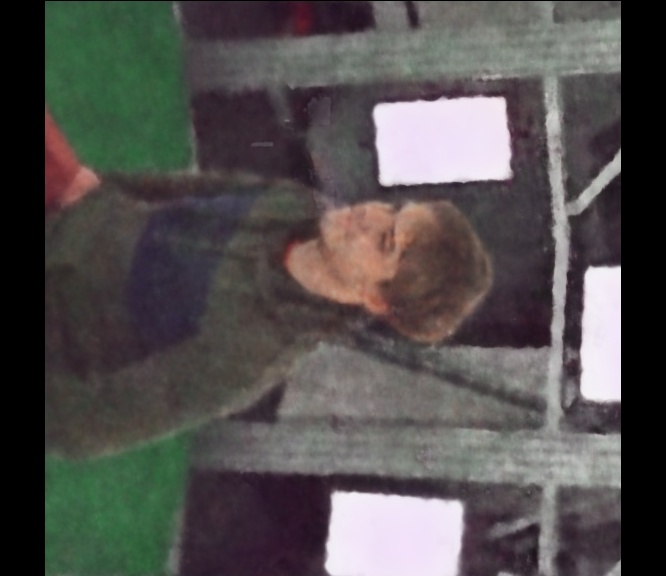
#> input picture rotate/eval/C0000.jpg, 666 x 576 px; its folder holds 4 pictures in this run
$ python rotate.py
#> lines starting #> are read from the running program, lines starting #| are printed output that depends on the picture
import cv2
import os

# Define input and output paths
input_folder = "eval"
output_folder = "eval"
angle = 90  # Rotation angle (90, 180, 270)

def rotate_image(image_path, output_path, angle):
    # Load the image
#> called with image_path = 'eval/C0000.jpg', output_path = 'eval/C0000.jpg', angle = 90
    image = cv2.imread(image_path)
#> image is the input picture: shape (576, 666, 3); mean B, G, R 78.9, 79.9, 83.2
    if image is None:
        print(f"Error: Could not load image {image_path}")
        return

    # Get image dimensions
    (h, w) = image.shape[:2]
#> h = 576; w = 666

    # Define rotation matrix
    center = (w // 2, h // 2)
#> center = (333, 288)
    rotation_matrix = cv2.getRotationMatrix2D(center, angle, 1.0)
#> rotation_matrix = [[6.12e-17, 1, 45], [-1, 6.12e-17, 621]]

    # Perform rotation
    rotated = cv2.warpAffine(image, rotation_matrix, (w, h))
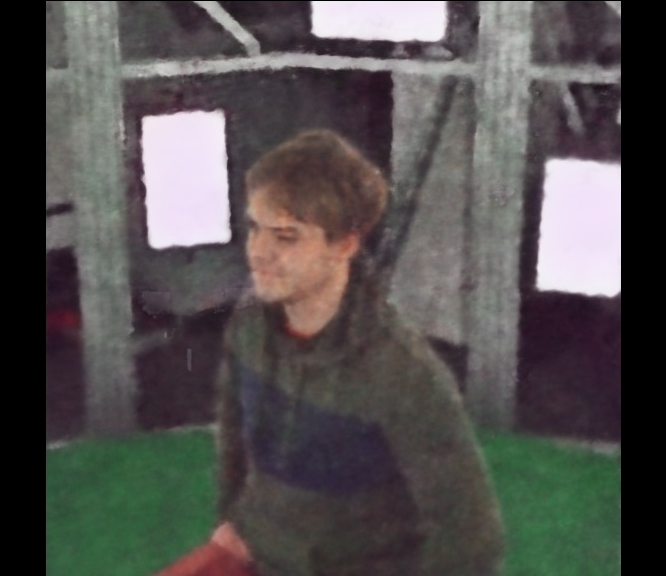
#> rotated: shape (576, 666, 3); mean B, G, R 78.8, 79.8, 83.1

    # Save rotated image
    cv2.imwrite(output_path, rotated)
    print(f"Rotated image saved to {output_path}")

def rotate_images_in_folder(input_folder, output_folder, angle):
    if not os.path.exists(output_folder):
        os.makedirs(output_folder)

    for filename in os.listdir(input_folder):
        if filename.lower().endswith(('.png', '.jpg', '.jpeg')):
            input_path = os.path.join(input_folder, filename)
            output_path = os.path.join(output_folder, filename)
            rotate_image(input_path, output_path, angle)
#> pass 2 of the loop in rotate_images_in_folder, `for filename in os.listdir(input_folder):`:
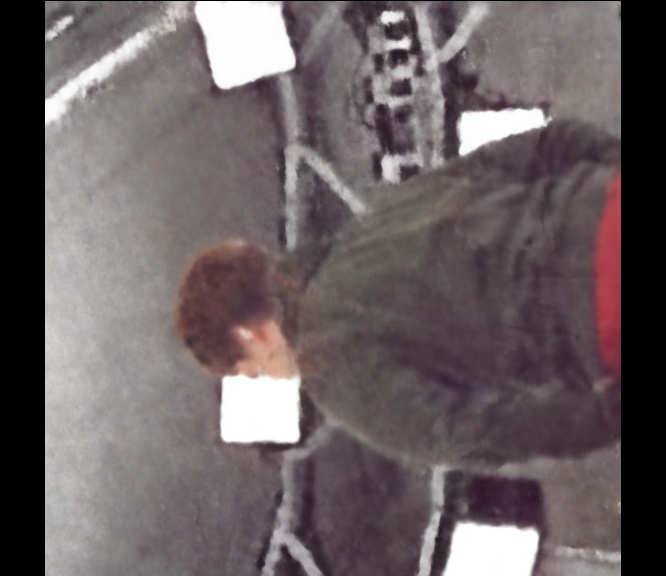
#> input picture rotate/eval/C0001.jpg, 666 x 576 px
#> in rotate_image, image is the input picture: shape (576, 666, 3); mean B, G, R 98.7, 96.6, 106.6
#> in rotate_image (call 2), `rotated = cv2.warpAffine(image, rotation_matrix, (w, h))`:
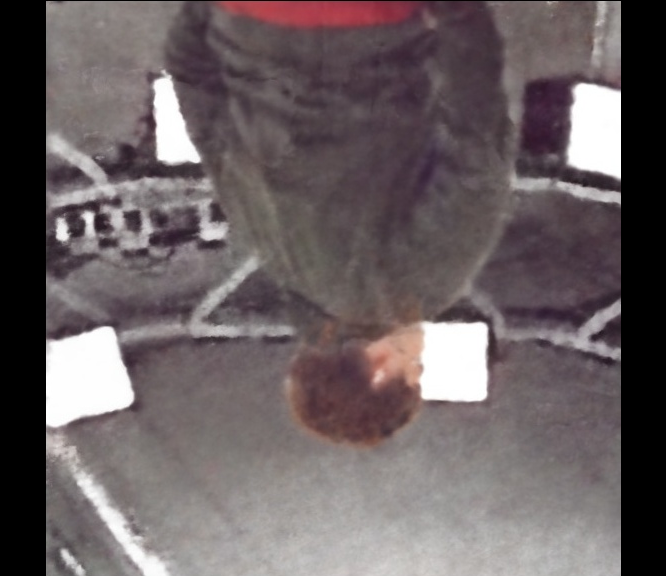
#> rotated: shape (576, 666, 3); mean B, G, R 98.4, 96.4, 106.3
#> pass 3 of the loop in rotate_images_in_folder, `for filename in os.listdir(input_folder):`:
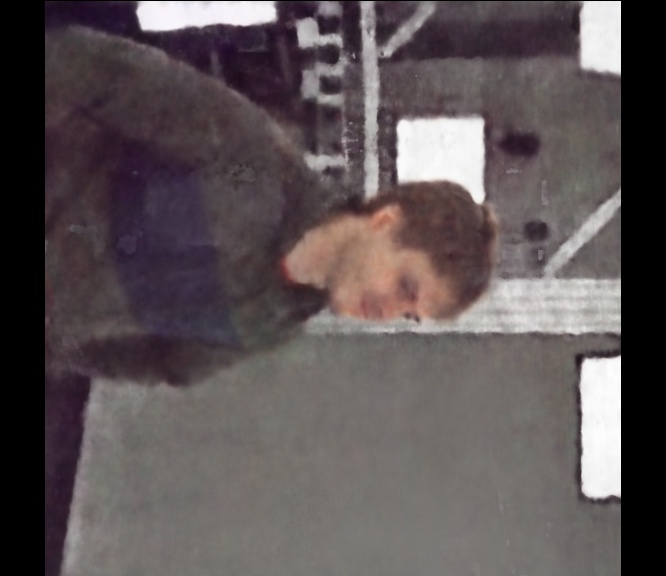
#> input picture rotate/eval/C0004.jpg, 666 x 576 px
#> in rotate_image, image is the input picture: shape (576, 666, 3); mean B, G, R 85, 83.4, 92.1
#> in rotate_image (call 3), `rotated = cv2.warpAffine(image, rotation_matrix, (w, h))`:
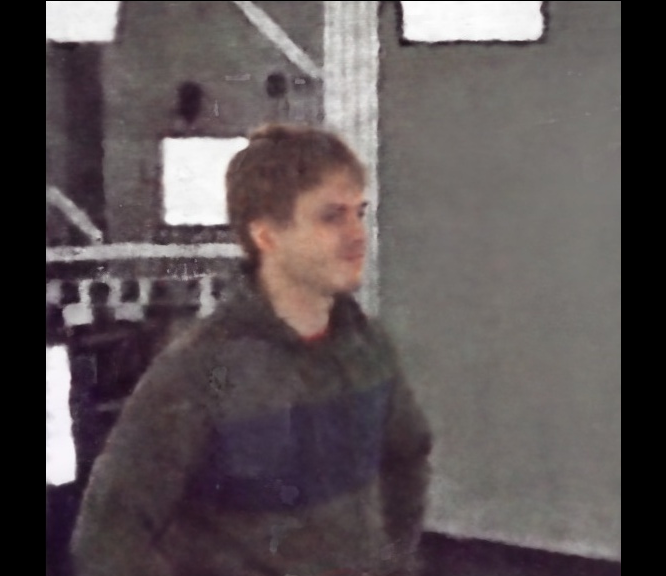
#> rotated: shape (576, 666, 3); mean B, G, R 84.9, 83.3, 92
#> the loop made 4 passes; the first 3 are shown

# Execute rotation
rotate_images_in_folder(input_folder, output_folder, angle)
